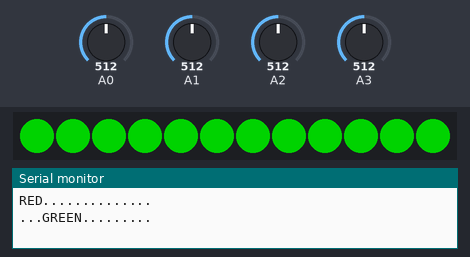
Bench run of a sketch on a simulated Arduino Nano, built with avr-gcc and run on an emulated ATmega328P. Parts: 12 RGB LEDs in strip order, left to right, the last lines printed to the serial monitor. The test bench sets the inputs (shaded band); at power-on: A0 = 512, A1 = 512, A2 = 512, A3 = 512. Dim RGB values are drawn brighter than linear.

Above: at 1.1 s.
At 5.2 s:
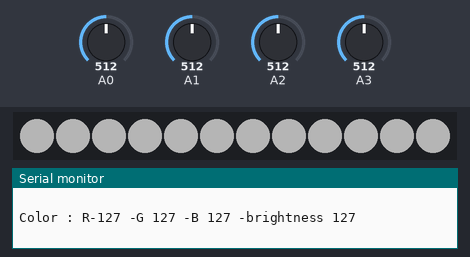
5.3 s: A0 set to 716
6.8 s: A1 set to 716
8.3 s: A2 set to 306
At 8.9 s:
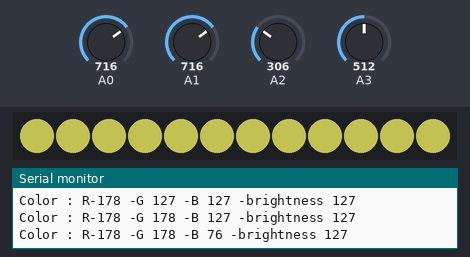
9.8 s: A0 set to 992
11.3 s: A2 set to 992
At 12.4 s:
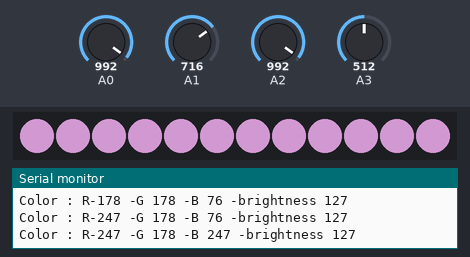
12.8 s: A1 set to 306
At 13.5 s:
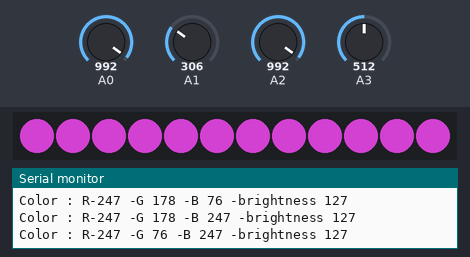
Timing chart, 0 to 15.3 s (numbered marks = the images above; inputs shaded):
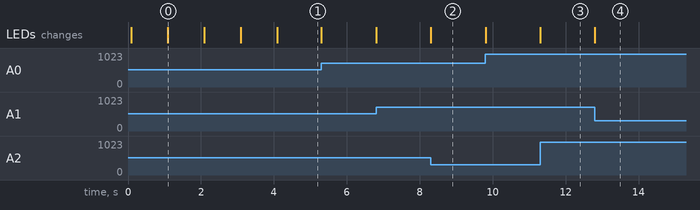

The sketch:

RGB-LED-color-mixer.ino
```cpp
//***************************************************
//**            RGB LED color mixer                **
//**                                               **
//**   author : Carl - (c)2017                     **
//**   version : 1.0                               **
//**   date : 01/05/2017                           **
//**                                               **
//**   https://github.com/nostradomus/             **
//**          LabTools_Analogue-input-slider-panel **
//**                                               **
//***************************************************
// In this example the 12 WS2812b RGB-LED's have been connected in series
// For testing purposes, the RGB LED interface board from project :
// https://github.com/nostradomus/Base3-clock has been used
// Any number of these LED's can be used with this example
// Just adapt the first parameter in the "strip"'s constructor call (and foresee a strong enough power-supply ;-)
// You might need to modify the third parameter as well, when using other LED-types

//***************************************************
//**             library section                   **
//***************************************************
#include <Adafruit_NeoPixel.h>     // library required to control the WS2812B LED's,
                                   // see : https://github.com/adafruit/Adafruit_NeoPixel
//***************************************************
//**            constants section                  **
//***************************************************
#define dataPIN 6                  // output pin for the neopixel dataline. On Arduino NANO, in this example we used 'D6'
                                   // to be adapted to your setup
#define serialUpdateFilter 4       // filter with minimum change before sending new values to the serial monitor

//***************************************************
//**         global variables section              **
//***************************************************

int bLevel = 127;                             // brightness level 0..255 (initial value at 50%)
int checksum = 0;                             // RGB checksum, to only print to serial in case of changes

Adafruit_NeoPixel strip = Adafruit_NeoPixel(12, dataPIN, NEO_GRB + NEO_KHZ800);
// Parameter 1 = number of pixels connected on the dataline
// Parameter 2 = Arduino pin number
// Parameter 3 = LED-pixel type settings, add add-up in case of combinations:
//   NEO_KHZ800  800 KHz bitstream -> most common (WS2812 LEDs)
//   NEO_KHZ400  400 KHz -> classic types ('v1' (not v2) FLORA pixels, WS2811 drivers)
//   NEO_GRB     Pixels with GRB bitstream (most NeoPixel products), or NEO_GRBW
//   NEO_RGB     Pixels with RGB bitstream (v1 FLORA pixels, not v2), or NEO_RGBW
// (for more info, please check out the documentation on Adafruit's github :
//  https://github.com/adafruit/Adafruit_NeoPixel)

uint32_t dark = strip.Color(0, 0, 0);         // LED pixel -> OFF
uint32_t green = strip.Color(0, 255, 0);      // LED pixel -> green
uint32_t red = strip.Color(255, 0, 0);        // LED pixel -> red
uint32_t blue = strip.Color(0, 0, 255);       // LED pixel -> blue
uint32_t white = strip.Color(255, 255, 255);  // LED pixel -> white

//***************************************************
//**               setup section                   **
//***************************************************
void setup() {
  Serial.begin(115200);                            // initialize the serial communication
  Serial.println(".");
  Serial.println(" ");
  Serial.println("*********************************************************");
  Serial.println("**             RGB LED color mixer - (c)2017           **");
  Serial.println("**  - Serial communication initialized                 **");
  strip.begin();

  strip.setBrightness(bLevel);                    // set the LED-pixel brightness
  strip.show();                                   // Initialize all pixels to 'OFF'
  Serial.print("** - LED brightness set to : ");
  Serial.println(bLevel);
  Serial.println("** - LED strip initialized                             **");
  Serial.println("**                   Setup completed...                **");
  Serial.println("*********************************************************");
  Serial.println("**  make sure that the slider panel is correctly       **");
  Serial.println("**  connected to your Arduino :                        **");
  Serial.println("**  pin 1  : GND to ground                             **");
  Serial.println("**  pin 3  : P1 to A0 -> RED                           **");
  Serial.println("**  pin 5  : P2 to A1 -> GREEN                         **");
  Serial.println("**  pin 7  : P3 to A2 -> BLUE                          **");
  Serial.println("**  pin 9  : P4 to A3 -> brightness                    **");
  Serial.println("**  pin 10 : +5V to the power supply                   **");
  Serial.println("*********************************************************");
  Serial.println(" ");
  Serial.println("Your LED's will now change color a couple of times to make sure that all is well connected...");
  strip.setBrightness(63);
  for(uint16_t i=0; i<strip.numPixels(); i++) {strip.setPixelColor(i, red);}
  strip.show();
  Serial.println("RED..............");
  delay(1000);
  strip.setBrightness(127);
  for(uint16_t i=0; i<strip.numPixels(); i++) {strip.setPixelColor(i, green);}
  strip.show();
  Serial.println("...GREEN.........");
  delay(1000);
  strip.setBrightness(195);
  for(uint16_t i=0; i<strip.numPixels(); i++) {strip.setPixelColor(i, blue);}
  strip.show();
  Serial.println("........BLUE.....");
  delay(1000);
  strip.setBrightness(255);
  for(uint16_t i=0; i<strip.numPixels(); i++) {strip.setPixelColor(i, white);}
  strip.show();
  Serial.println("............WHITE");
  delay(1000);
  Serial.println("...and from here on you can start playing with the sliders...");
  Serial.println(" ");
  }

//***************************************************
//**            main application loop              **
//***************************************************
void loop() {
  //run the color calibration procedure
  runColorCalibrationProcedure();
  }

//***************************************************
//** application specific functions and procedures **
//***************************************************

// calibrate the colors with the slider potentiometers on analogue inputs A0 to A3
// the analogue slider and serial monitor need to be connected to use this function
// read-out the shown color on the serial monitor
void runColorCalibrationProcedure() {
      // analogue values from the potentiometers
      int Rpot, Gpot, Bpot, bLevelpot;
      // read the current values on the analogue inputs
      Rpot = analogRead(A0);
      int newR = map(Rpot, 0, 1023, 0, 255);
      Gpot = analogRead(A1);
      int newG = map(Gpot, 0, 1023, 0, 255);
      Bpot = analogRead(A2);
      int newB = map(Bpot, 0, 1023, 0, 255);
      bLevelpot = analogRead(A3);
      bLevel = map(bLevelpot, 0, 1023, 0, 255);
      int newChecksum = newR + newG + newB + bLevel;
      if (abs(checksum - newChecksum) > serialUpdateFilter) {
          // update the LED's if any value has been changed on the analogue inputs
          // you can change the <serialUpdateFilter> value in the equation to obtain more or less updates
          // 0 will give you all changes (might cause an enormous amount of serial communication)
          // 3 will mask potentiometer jitter, but still provide close enough values for the mixed color
          // The <serialUpdateFilter> constant can set in the 'constants section'
          checksum = newChecksum;
          // send the new values to the serial monitor
          Serial.print("Color : R-");
          Serial.print(newR);
          Serial.print(" -G ");
          Serial.print(newG);
          Serial.print(" -B ");
          Serial.print(newB);
          Serial.print(" -brightness ");
          Serial.println(bLevel);
          // set the LED-pixel brightness
          strip.setBrightness(bLevel);
          // prepare the data-frame with color-info for each LED-pixel
          uint32_t c = strip.Color(newR, newG, newB);
          for(uint16_t i=0; i<strip.numPixels(); i++)
           {
           strip.setPixelColor(i, c);
           }
          // submit the new settings to all LED-pixels
          strip.show();
      }
}
```

Measured:
- after the input at 8.3 s, the LEDs: change at once (image 2)
- after the input at 11.3 s, the LEDs: change at once (image 3)
- after the input at 12.8 s, the LEDs: change at once (image 4)
- what the display in image 0 shows lasts 1.0 s, from 1.1 s to 2.1 s
